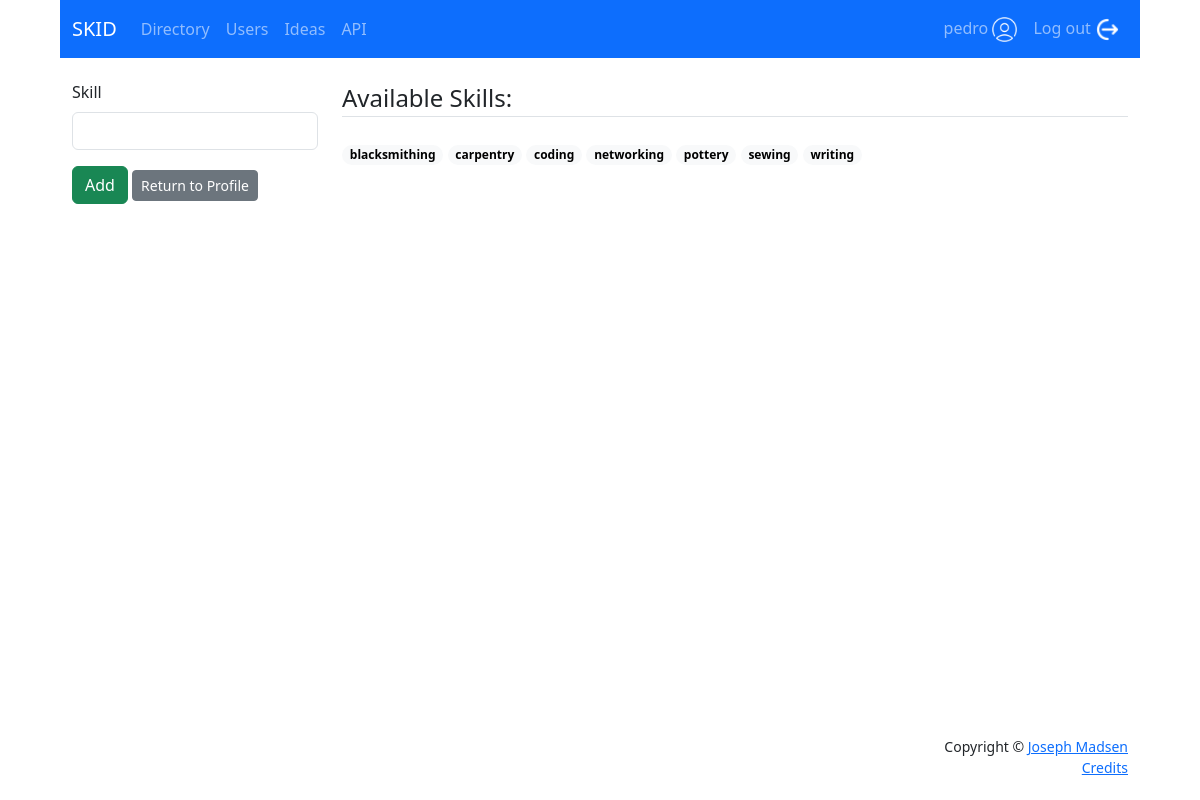
/users/add-skill/ (signed in), run on an earlier commit of the app's database.
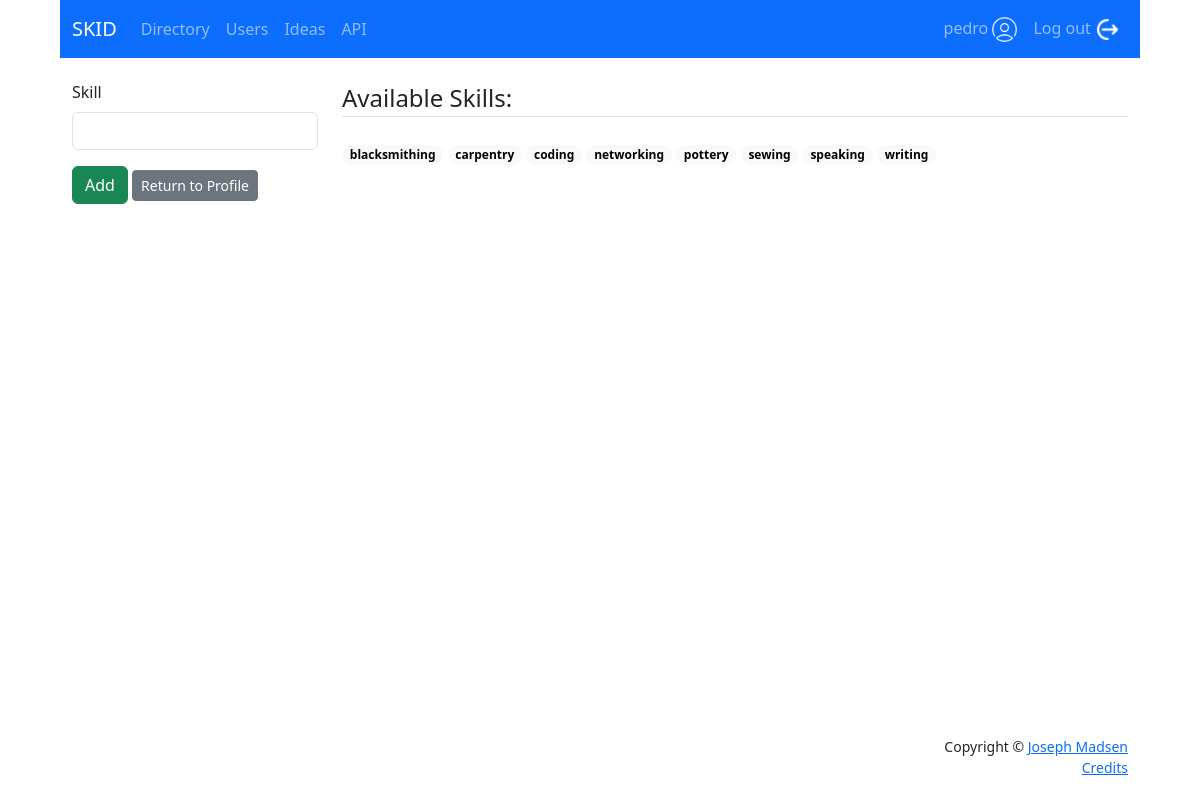
And on a later commit of the database.
### users/models.py (models this page shows, shortened)
class Skill(models.Model):
    skill = models.CharField(max_length=100, unique=True)
    def __str__(self):
        return self.skill

### users/views.py (the view)
# urls.py: path('add-skill/', views.add_skill, name='add_skill'),
@login_required
def add_skill(request):
    try:
        skills = Skill.objects.all().order_by('skill')
        form = SkillForm(request.POST)
        if request.method == 'POST':
            if form.is_valid():
                instance = form.save(commit=False)
                if instance.skill == '':
                    messages.warning(request, 'Skill cannot be empty.')
                else:
                    instance.save()
                    messages.success(request, 'Skill added.')
            return redirect('users:add_skill')
        elif request.method == 'GET':
            context = {
                'skills': skills,
                'form': form,
            }
            return render(request, 'users/add_skill.html', context=context)
        raise Exception("users/views.py add_skill()")
    except Exception as err:
        print("ERROR: ", str(err))
        context = {'error': str(err)}
        return render(request, 'error_page.html', context, content_type='text/html')

### users/forms.py
class SkillForm(forms.ModelForm):
    skill = forms.CharField(required=False)
    class Meta:
        model = Skill
        fields= ['skill']

### users/templates/users/add_skill.html (shortened to what this page needs)
{% extends 'base.html' %}
{% block content %}
{% load crispy_forms_tags %}
<div class="container">
    <div class="row justify-content-evenly">
        <div class="col-3">
            <form action="" method="post">
                {{ form | crispy }}
                <input class="btn btn-success" type="submit" value="Add">
                <a class="btn btn-secondary btn-sm" href="{% url 'users:profile' user.id %}">Return to Profile</a>
            </form>
        </div>
        <div class="col-9">
            <legend class="border-bottom mb-4">Available Skills:</legend>
            {% for skill in skills %}
            <span class="badge rounded-pill text-bg-light">{{ skill }}</span>
            {% endfor %}
        </div>
    </div>
</div>
{% endblock content %}

What changed in the data, as far as the page shows it:
added Skill: skill "speaking"
